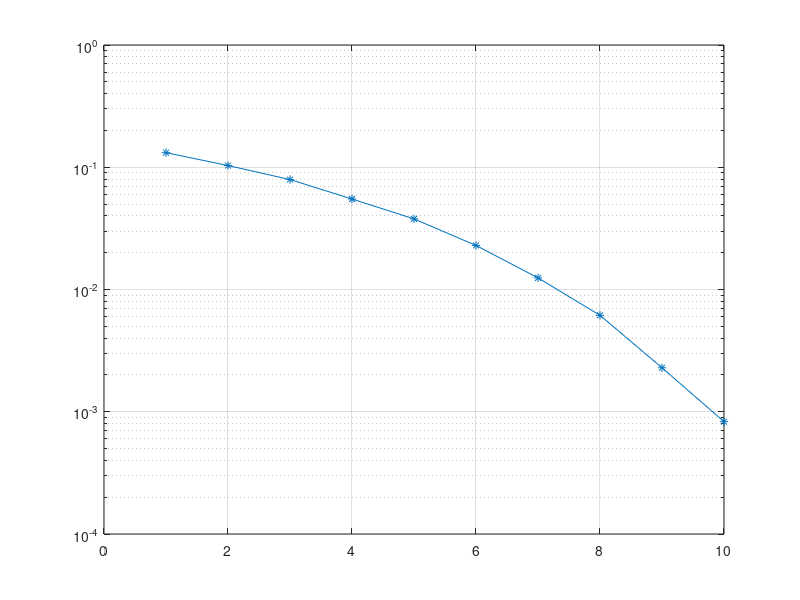

Reproduce this figure in MATLAB.
clc;
clear all;
close all;

SNR_dB = 1:10;
SNR = 10.^(SNR_dB/10);
BER = [];

N = 10^5;

%bit generation
x = randi([0,1],1,N);

for snrIndx = 1:length(SNR)
    total_error = 0;
    for i=1:N
        
        %mapping
        if(x(i) == 0)
            X = 1;
        else
            X = -1;
        end
        
        %gaussian nosie generation
        
        noise = (1/sqrt(SNR(snrIndx)))*randn(1,1);
        
        %channel
        
        Y = X + noise;
        
        %Demodulation
        
        if(Y > 0)
            y = 0;
        else
            y = 1;
        end
        
        %error detection
        if(y ~= x(i))
            error = 1;
        else
            error = 0;
        end
        
        total_error = total_error + error;
    end
    
    BER = [BER total_error/N];
end

%plotting
semilogy(SNR_dB,BER, '-*');
grid on;
    
            
            
        